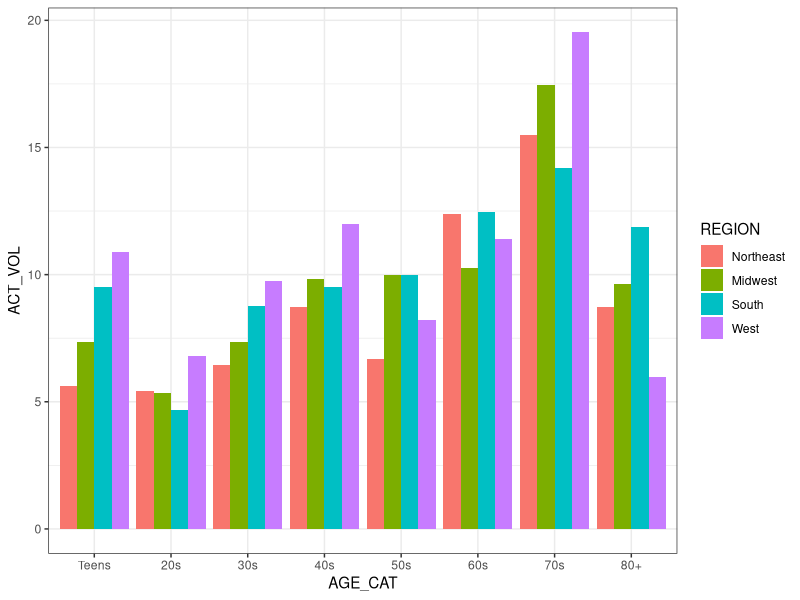
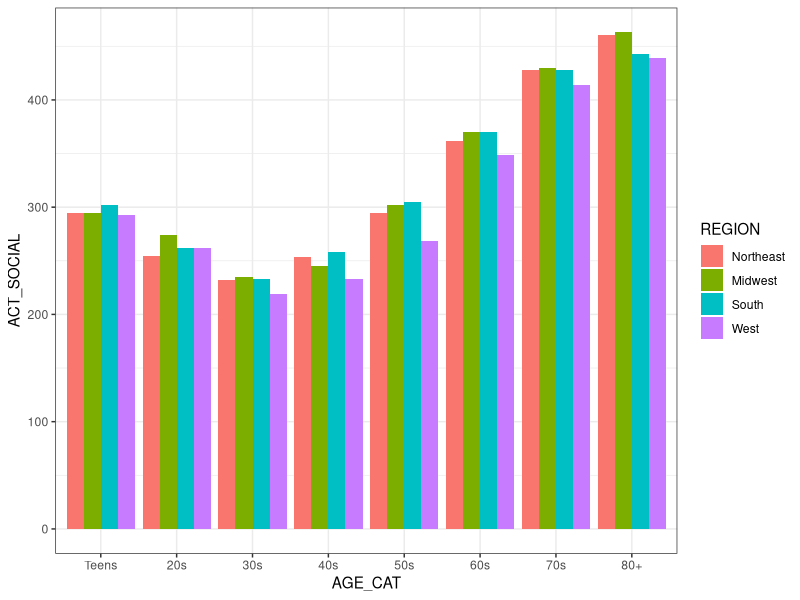
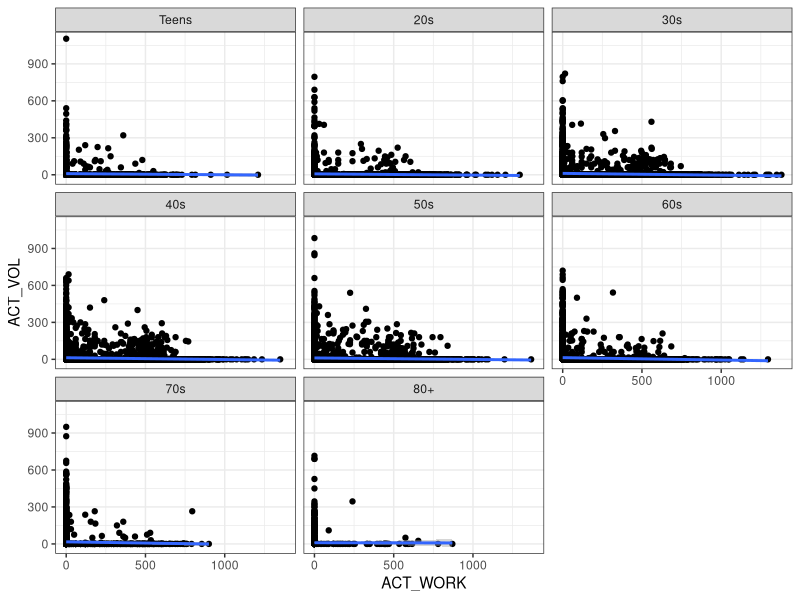
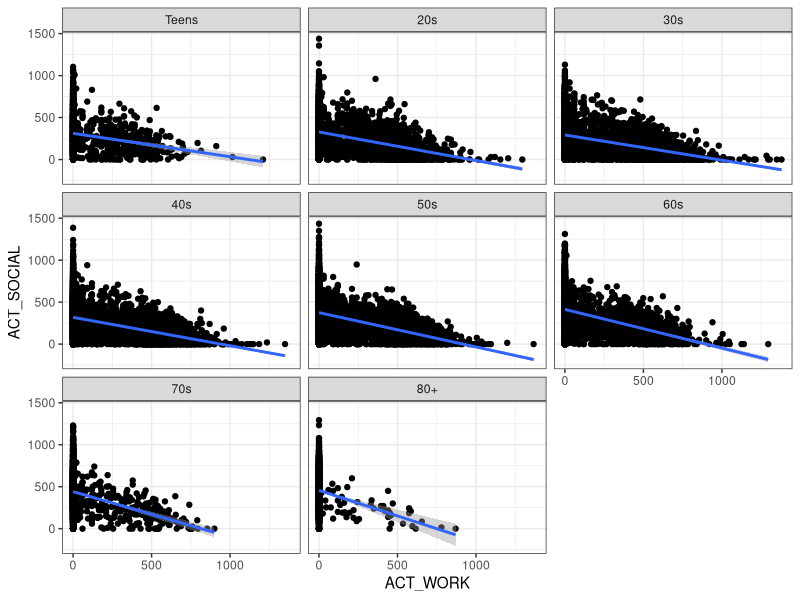

Write R code to recreate these figures, in order.
## ATUS Prep and visualization (from IPUMS)

#load in packages
library(haven)
library(dplyr)
library(ggplot2)

#use SPSS for value labels
atus.spss <- read_spss("data/atus_00009.sav")
atus <- as_factor(atus.spss)

#remove unwanted variables
atus <- as.data.frame(select(atus, -PERNUM, -LINENO, -WT06))

#make year a factor
atus$YEAR <- as.factor(atus$YEAR)

#change all missing variables to NA 
nrow(filter(atus, UHRSWORKT==9999))
head(filter(atus, is.na(UHRSWORKT)))

atus[atus==9999] <- NA
atus[atus==9995] <- NA
atus[atus==99999.99] <- NA

#create a variable for categorical age
atus$AGE_CAT <- ifelse(atus$AGE < 20, "Teens", 
                ifelse(atus$AGE >= 20 & atus$AGE < 30, "20s",
                ifelse(atus$AGE >= 30 & atus$AGE < 40, "30s",
                ifelse(atus$AGE >= 40 & atus$AGE < 50, "40s",
                ifelse(atus$AGE >= 50 & atus$AGE < 60, "50s",
                ifelse(atus$AGE >= 60 & atus$AGE < 70, "60s",
                ifelse(atus$AGE >= 70 & atus$AGE < 80, "70s",
                ifelse(atus$AGE >= 80, "80+", NA))))))))

#correct factor level ordering so teen comes first
atus$AGE_CAT <- factor(atus$AGE_CAT, levels=c("Teens", "20s", "30s", "40s", "50s", "60s", "70s", "80+"))

#look at summary to check for any more incorrectly coded missing values
summary(atus)

## Descriptive Statitics ################

#number of cases
nrow(atus)

#Mean age 
atus %>%
  summarize(mean_age = mean(AGE), sd_age = sd(AGE), min_age = min(AGE), max_age = max(AGE))


# Counts of age category by YEAR
table(atus$AGE_CAT, atus$YEAR)

#Mean age by year
atus %>%
  group_by(YEAR) %>% 
  summarize(mean_age = mean(AGE), sd_age = sd(AGE), count = n())

# Age by region
table(atus$AGE_CAT, atus$REGION)

#summary of volunteering and socialization by region
atus %>%
  group_by(REGION) %>% 
  summarize(mean_volunteer = mean(ACT_VOL, na.rm=T), mean_socialize = mean(ACT_SOCIAL, na.rm=T))

## Plots ############

#Time spent volunteering by age and region
ggplot(atus, aes(x=AGE_CAT, y=ACT_VOL)) + geom_bar(stat="summary", fun.y = "mean", aes(fill=REGION), position="dodge") + theme_bw()

#Time spent socializing by age and region
ggplot(atus, aes(x=AGE_CAT, y=ACT_SOCIAL)) + geom_bar(stat="summary", fun.y = "mean", aes(fill=REGION), position="dodge") + theme_bw()

#Look at relationship between work and Volunteering for each age group
ggplot(atus, aes(x=ACT_WORK, y=ACT_VOL)) + geom_point() + geom_smooth(method="lm") + facet_wrap(~AGE_CAT) + theme_bw()

#Look at relationship between work and socializing for each age group
ggplot(atus, aes(x=ACT_WORK, y=ACT_SOCIAL)) + geom_point() + geom_smooth(method="lm") + facet_wrap(~AGE_CAT) + theme_bw()

# Correlations ####### 

atus %>% 
  group_by(AGE_CAT, REGION) %>% 
  summarize(cWorkVol = cor(ACT_WORK, ACT_VOL), cWorkSocial = cor(ACT_WORK, ACT_SOCIAL), cSocialVol = cor(ACT_SOCIAL, ACT_VOL)) 
  
